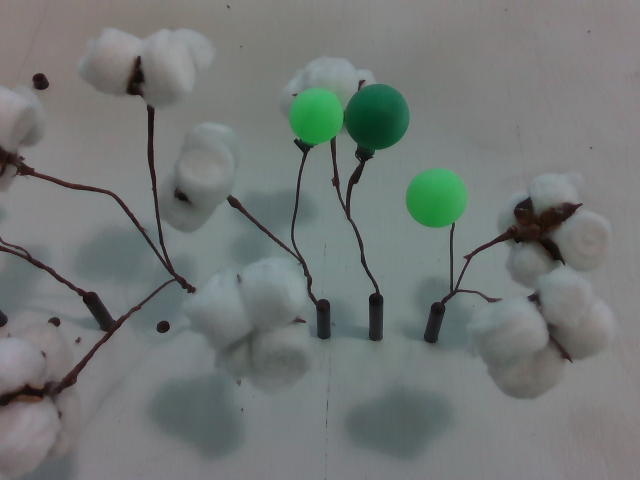
#> input picture ComputerVision/ball mapping/Original_3.png, 640 x 480 px
$ python arc_include_detection.py   (older library calls are emulated)
#> lines starting #> are read from the running program, lines starting #| are printed output that depends on the picture; after the words box and inside, x2 and y2 are one past the last pixel; in counts of white or black regions, pixels touching at a corner belong together
#> further down, frame is the input picture: shape (480, 640, 3); mean B, G, R 117.5, 119.2, 114.1
'''
Create by Haodong Li
2022.7

Mapping unopened boll
1. detect the interested unopened boll by a green mask======>>>center points, radius
2.draw the Houghlines of all pic
3. draw a circle buffer and collect all lines geting from last step, assign a line to a center point
4.assign the line to pole or ignore, assign the center point to the
 '''

# -*- coding: utf-8 -*-
"""
Created on Mon Jun 27 17:25:08 2022
@author: brila
"""

import cv2
import numpy as np
from numpy.linalg import norm
import imutils
import math
import random

from skimage.filters import threshold_otsu
from skimage.morphology import binary_opening, binary_closing, binary_erosion, binary_dilation
import matplotlib.pyplot as plt


def pole_assign(frame):
    # ---------------------------- CODE PARAMETERS ----------------------------
    # -- Edit these parameters to affect how the code will handle detection. --
    method = 0  # method 2 = straight distance for maching, method 1 = center of line for matching, method = 0 ends of lines for matching

    crop_image = 0  # 1 or 0, do or dont crop the image to focus on the center

    show_all_lines = 1  # Also show the unused lines for each ball

    show_mask = 1  # Show the line mask before calculations are made

    pick_sensitivity = 2  # The Ball will not be matched with lines closer than it's
    # radius plus this value in pixels

    exclusion_distance = 90  # If a matched line is farther than this away from a
    # ball dont include it, its likely a bad detection.

    ball_distance = 150  # 150 # The distance from the center pole a ball is allowed to
    # be and still be able to be assigned to the pole

    circle_mask_size = 45  # How large of a radius around each found circle should
    # be included in the line detection range.

    slope_sensitivity = 0.01  # 0 +- this slope range will not be used for matching

    lm = 5  # Number of pixels +- the center posiiton of the ball that will be considered
    # When matching a ball to one of the four cases

    # --------------------------- Mask Color Ranges ---------------------------
    # Pingpong Ball Color Range
    greenLower = (50, 86, 40)
    greenUpper = (100, 255, 255)
    # ----------------------- Line Detection Parameters -----------------------
    low_threshold = 50
    high_threshold = 150
    rho = 1  # distance resolution in pixels of the Hough grid
    theta = np.pi / 180  # 90 # 180  # angular resolution in radians of the Hough grid
    threshold = 30  # minimum number of votes (intersections in Hough grid cell)
    min_line_length = 15  # minimum number of pixels making up a line
    max_line_gap = 3  # maximum gap in pixels between connectable line segments
    # --------------------------------------------------------------------------

    #                                  #code#                         #

    # ------------------------------ Image Input ------------------------------
    frame = imutils.resize(frame,height=480, width=640)
    orig = frame

    (h, w) = frame.shape[:2]
    # Cropping image to only focus on middle pole
    if crop_image == 1:
        frame = frame[0: h, w // 4: w // 2 + w // 4]
    orig = frame

    #EDGE DETECTION - ------------------------------------------------------------
    frame2 = cv2.GaussianBlur(frame, (0, 0), sigmaX=1.2, sigmaY=1.2)
    gray = cv2.cvtColor(frame2, cv2.COLOR_BGR2GRAY)
    hsv = cv2.cvtColor(frame2, cv2.COLOR_BGR2HSV)
#> hsv: shape (480, 640, 3); mean H, S, V 81.6, 21.4, 121.3

    B, G, R = frame2[:, :, 0], frame2[:, :, 1], frame2[:, :, 2]
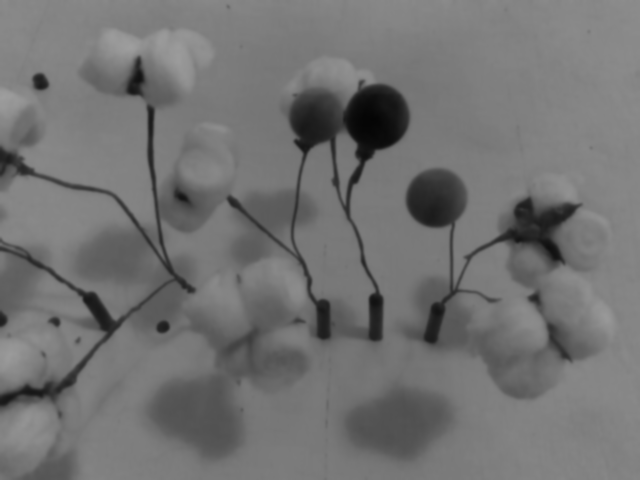
#> R: shape (480, 640); min 4, max 158, mean 114.1
    tR = threshold_otsu(R) - 20
#> tR = 78
    tG = threshold_otsu(G) - 20
#> tG = 80
    tB = threshold_otsu(B) - 20
#> tB = 70
    tg = threshold_otsu(gray) - 20
#> tg = 80
    tv = threshold_otsu(hsv[:, :, 2]) - 20
#> tv = 84
    ts = threshold_otsu(hsv[:, :, 1]) - 20
#> ts = 69
    binary = (R > tR).astype(float) * (G > tG).astype(float) * (B > tB).astype(float) * (gray > tg).astype(float) * \
             (hsv[:, :, 2] > tv).astype(float) + (hsv[:, :, 1] > ts).astype(float)
    binary = binary_opening(binary, np.ones((9, 9)))
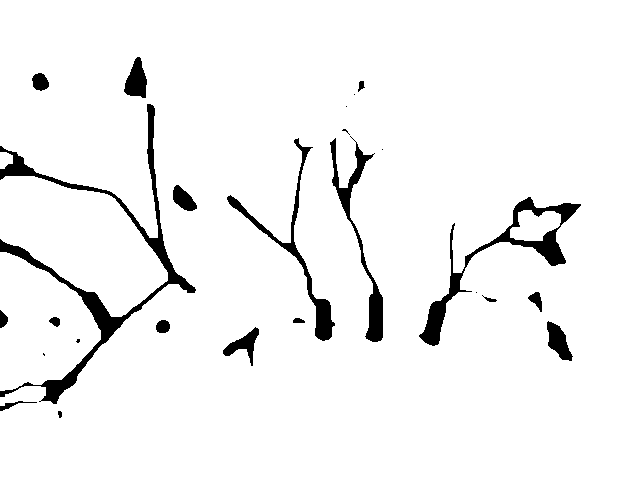
#> binary: shape (480, 640) bool; 95.2% white; 25 black regions (7 under 20 px), largest, box (x1, y1, x2, y2) and area: (0, 104, 196, 404) 5130, (419, 197, 581, 346) 2957, (330, 136, 383, 342) 1828
    binary = binary_closing(binary, np.ones((2, 2)))
#> binary: shape (480, 640) bool; 95.2% white; 24 black regions (3 under 20 px), largest, box (x1, y1, x2, y2) and area: (0, 104, 196, 404) 5010, (330, 139, 383, 342) 1815, (227, 139, 335, 341) 1803

    binary = binary.astype(int)
    # print(binary.shape)

    empty = np.zeros(orig.shape)
    # print(empty.shape)

    h, w = binary.shape
    counter = 0
    for i in range(0, h):
        for j in range(0, w):
            if binary[i, j] == 1:
                empty[i, j, 0] = orig[i, j, 0]
                empty[i, j, 1] = orig[i, j, 1]
                empty[i, j, 2] = orig[i, j, 2]

            else:
                empty[i, j, 0] = 0
                empty[i, j, 1] = 0
                empty[i, j, 2] = 0
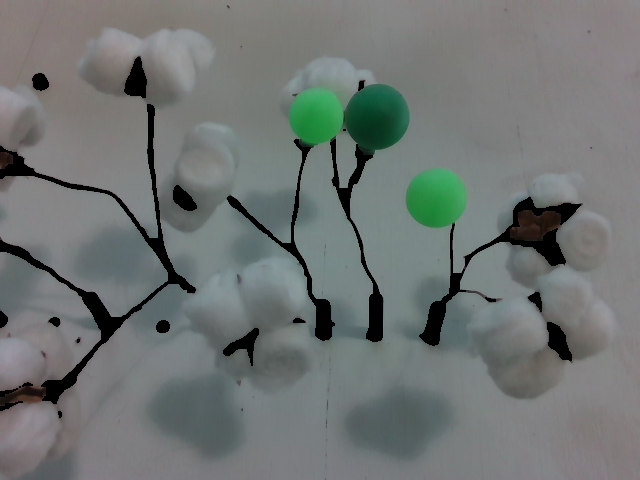
#> empty: shape (480, 640, 3) float64; mean B, G, R 115.1, 116.8, 111.5

    branchmask = cv2.inRange(empty, 0, 255)
    branchresult = cv2.bitwise_and(frame, frame, mask=branchmask)
    edges = cv2.Canny(branchresult.astype(np.uint8), low_threshold, high_threshold)
#> edges: shape (480, 640); 1.9% white in thin lines or dots, all inside (x1, y1, x2, y2) = (0, 56, 581, 418)

    # BALL DETECTION AND DRAWING -------------------------------------------------
    blurred = cv2.GaussianBlur(frame, (45, 45), 0)
    hsv = cv2.cvtColor(blurred, cv2.COLOR_BGR2HSV)
#> hsv: shape (480, 640, 3); mean H, S, V 82.1, 19.6, 121.1
    # construct a mask for the color "green", then perform
    # a series of dilations and erosions to remove any small
    # blobs left in the mask
    GreenMask = cv2.inRange(hsv, greenLower, greenUpper)
#> GreenMask: shape (480, 640); 2.9% white; 2 white regions, box (x1, y1, x2, y2) and area: (288, 86, 408, 151) 5975, (406, 169, 467, 229) 2931
    GreenMask = cv2.erode(GreenMask, None, iterations=2)
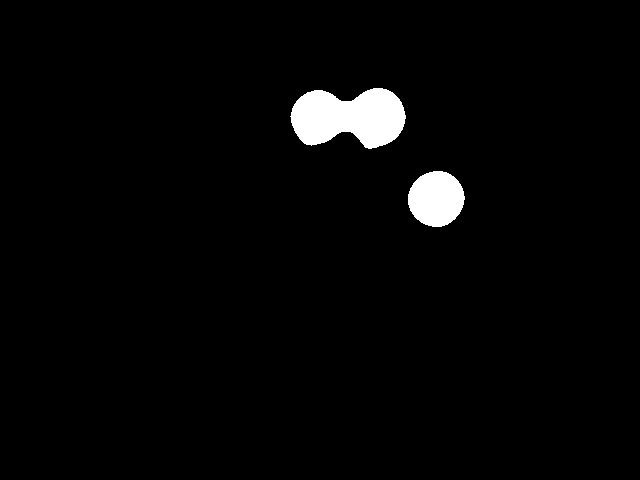
#> GreenMask: shape (480, 640); 2.5% white; 2 white regions, box (x1, y1, x2, y2) and area: (290, 88, 406, 149) 5150, (408, 171, 465, 227) 2463
    GreenMask = cv2.dilate(GreenMask, None, iterations=2)
#> GreenMask: shape (480, 640); 2.9% white; 2 white regions

    cnts = cv2.findContours(GreenMask.copy(), cv2.RETR_EXTERNAL,
                            cv2.CHAIN_APPROX_SIMPLE)
#> cnts = 2 contours; box (x1, y1, x2, y2) and area: (288, 86, 408, 151) 5826, (406, 169, 467, 229) 2844
    cnts = imutils.grab_contours(cnts)
    center = None

    dp = 2
    minDist = 20
    i=0
    print(len(cnts))
#| 2
    if len(cnts) > 0:
        circlemask = np.zeros_like(frame)
        for c in cnts:
            #calculate center and radius of each boll
            ((x, y), radius) = cv2.minEnclosingCircle(c)
            x=int(x)
            y=int(y)
            M = cv2.moments(c)
            center = (int(M["m10"] / M["m00"]), int(M["m01"] / M["m00"]))

            # only proceed if the radius meets a minimum size
            if radius > 10:
            # draw the circle and centroid on the frame,then update the list of tracked points
                #judge if the coutours is a connected boll or not
                gap = abs(float(cv2.contourArea(c)) - 3.141 * radius * radius)
                if gap > 1000:
                    # ### detect the arc and find the center point
                    print('detedt a arc')
                    mask = np.ones(frame.shape[:2], dtype="uint8") * 0
                    cv2.drawContours(mask, c, -1, 255, -1)
                    # show the contours
                    img = cv2.bitwise_and(mask, mask, mask=mask)

                    #connected the countours
                    kernel = cv2.getStructuringElement(cv2.MORPH_RECT, (15, 15))
                    closing = cv2.morphologyEx(img, cv2.MORPH_CLOSE, kernel, iterations=2)

                    circles = cv2.HoughCircles(closing, cv2.HOUGH_GRADIENT, dp, minDist, param1=70, param2=30,
                                               minRadius=0,
                                               maxRadius=40)
                    circles = np.uint16(np.around(circles))
                    print('circles = ',circles)

                    x = 0
                    y = 0
                    if circles.shape[1] > 1:
                        #print(circles)
                        p = circles[0, :, 0]
                        list = p.tolist()

                        for i in range(p.size):
                            list[i] = abs(list[i] - w // 2)
                        #print(list)

                        max_index = list.index(max(list))

                        #print(circles)
                        (x, y) = (circles[0, max_index - 1, 0], circles[0, max_index - 1, 1])
                        radius = circles[0][i][2]

                    print('arc centerpoints and radius=',x, y,radius)

                    # cv2.circle(circlemask, (int(x), int(y)),
                    # int(radius + circle_mask_size), (100, 255, 255), -1)

            cv2.circle(circlemask, (int(x), int(y)),
                       int(radius + circle_mask_size), (100, 255, 255), -1)
            print('boll centerpoints and radius=',x, y,radius)
            i=+1
            print(i)
#> this loop made 2 passes
#> (center, gap, circles, max_index) on pass 2: ((348, 117), 5323, [[377, 115, 30], [317, 115, 28]], 0)
#> (printed output is left out)
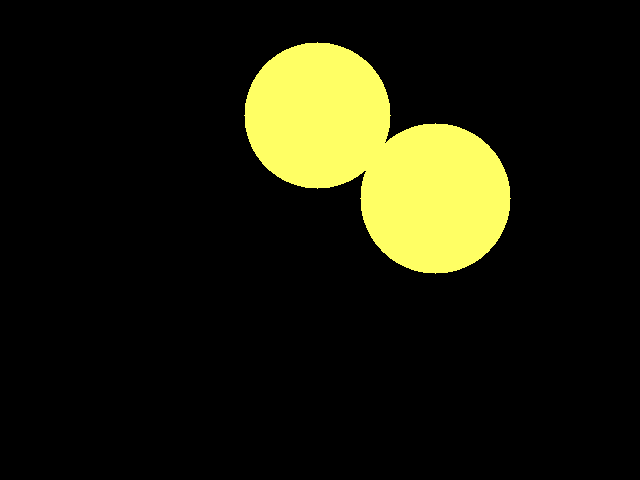
#> circlemask: shape (480, 640, 3); mean B, G, R 11.2, 28.5, 28.5
#> after the loop, gap = 5323; list = [57, 3]; max_index = 0
        # Applying Circle Mask
        greencirclemask = cv2.inRange(circlemask, greenLower, greenUpper)
#> greencirclemask: shape (480, 640); 11.2% white; 1 white region, box (x1, y1, x2, y2) and area: (244, 42, 511, 274) 34309
        greenresult = cv2.bitwise_and(frame, frame, mask=greencirclemask)
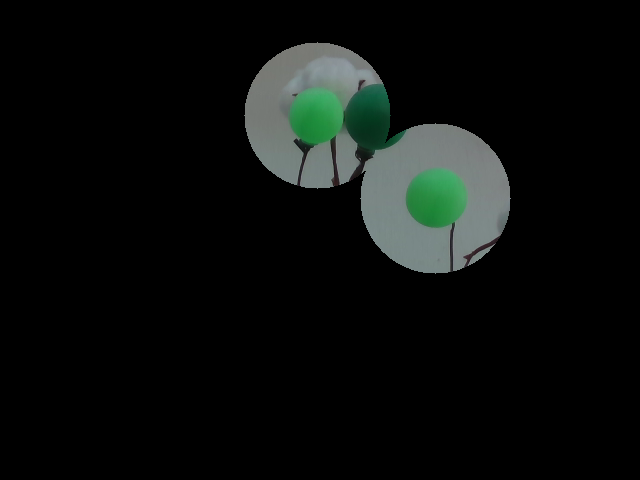
#> greenresult: shape (480, 640, 3); mean B, G, R 12.5, 14, 11.1

        # BRANCH DETECTION -----------------------------------------------------------
        # Run Hough on edge detected image
        # Output "lines" is an array containing endpoints of detected line segments
        lines = cv2.HoughLinesP(edges, rho, theta, threshold, np.array([]),
                                min_line_length, max_line_gap)
#> lines = 74 rows, first 6: [137, 311, 163, 287], [158, 197, 160, 215], [159, 287, 176, 272], [147, 146, 153, 201], [247, 212, 293, 252], [59, 382, 107, 333]

        try:
            if show_mask == 1:
                cv2.imshow("mask", edges)  # binary.astype(np.float))
                cv2.waitKey(0)

                cv2.imshow("mask", empty)  # binary.astype(np.float))
                cv2.waitKey(0)
        except:
            print("Could not find any lines!")
            return

        dist = 50000  # an impossibly high starting distance
        # Empty Saved line coordinates
        xs1 = 0
        ys1 = 0
        xs2 = 0
        ys2 = 0

        # Finding the closest line to this iteration's center
        for line in lines:
            for x1, y1, x2, y2 in line:

                testdist = 0

                if method == 1:
                    # Calculating distance from current center to current line
                    testpoint = [(x1 + x2) / 2, (y1 + y2) / 2]
                    testdist = math.dist(center, testpoint)

                elif method == 2:
                    # straight distance from current line to current line
                    line_point1 = np.array([x1, y1])
                    line_point2 = np.array([x2, y2])
                    vec1 = line_point1 - center
                    vec2 = line_point2 - center
                    testdist = np.abs(np.cross(vec1, vec2)) / np.linalg.norm(line_point1 - line_point2)


                else:
                    # Using the closest point of the line to the center of the ball instead
                    dist1 = math.dist(center, [x1, y1])
                    dist2 = math.dist(center, [x2, y2])

                    testdist = min(dist1, dist2)

                test_slope = (y2 - y1) / (x2 - x1)

                # Checking for slope sensitivty to NOT use this line if its outside of these parameters
                if (test_slope > -1 * slope_sensitivity) and (test_slope < slope_sensitivity):
                    continue

                # If a closer line was found update our "closest" line for
                # this center
                if testdist < dist and testdist > radius + pick_sensitivity:
                    dist = testdist
                    xs1 = x1
                    ys1 = y1
                    xs2 = x2
                    ys2 = y2

            # POLE ASSIGNMENT AND SLOPE DETECTION ----------------------------------------

            found_balls = []
            # Checking to see if found line is reasonably close enough
            if dist > exclusion_distance:
                continue

            # Cheking to see if current ball is reasonably close enough
            if center[0] > w // 2 + ball_distance or center[0] < w // 2 - ball_distance:
                continue

            # Drawing things on the orignal image based on found lines/centers

            # Slope Calculation
            slope = round((ys2 - ys1) / (xs2 - xs1), 2)

            # Getting a new random color for this match
            # if center[1] < (ys1 + ys2) / 2 and (slope > 0 and center[0] < w//2) or (slope < 0 and center[0] > w//2):
            if (slope > 0 and center[0] > w // 2 and center[0] > xs1 - lm) or (
                    slope < 0 and center[0] > w // 2 and center[0] > xs1 - lm) or (
                    slope < 0 and center[0] < w // 2 and center[0] < xs1 + lm) or (
                    slope > 0 and center[0] < w // 2 and center[0] < xs1 + lm):
                # If these slopes, then this ball belongs to the center pole
                randcolor = (0, 0, 255)
                # Adding to list of centers beloning to the center pole
                found_balls.append(center)
            else:
                randcolor = (random.randint(100, 255),
                             random.randint(100, 255),
                             random.randint(100, 255))

            # Drawing this matching center/line on original image
            cv2.circle(orig, (int(x), int(y)), int(radius), randcolor, 2)
            cv2.circle(orig, center, 3, randcolor, -1)
            cv2.line(orig, (xs1, ys1), (xs2, ys2), randcolor, 2)

            # PRINTING SLOPE OF EACH LINE
            # Using cv2.putText()
            new_image = cv2.putText(
                img=orig,
                text=str(slope * -1),  # str(round(dist,2)),
                org=(xs1, ys1),
                fontFace=cv2.FONT_ITALIC,
                fontScale=0.5,
                color=randcolor,
                thickness=2)
#> this loop made 74 passes
#> (line, slope, randcolor) on passes 27 to 34: ([[338, 181, 343, 203]], 4.4, (0, 0, 255)), ([[237, 209, 252, 222]], 4.4, (0, 0, 255)), ([[51, 275, 77, 292]], 4.4, (0, 0, 255)), ([[356, 233, 361, 250]], 4.4, (0, 0, 255)), ([[116, 320, 154, 291]], 4.4, (0, 0, 255)), ([[465, 256, 515, 226]], 4.4, (0, 0, 255)), ([[546, 210, 562, 210]], 4.4, (0, 0, 255)), ([[450, 276, 450, 238]], 4.4, (0, 0, 255))
#> after the loop, dist = 47.93; xs1 = 359; xs2 = 367; ys1 = 179; ys2 = 161

    # Drawing Center Circle (Or Line)
    # cv2.circle(orig, (w//2, h//2), 5, (0,0,255), -1)
    cv2.line(orig, (w // 2, h), (w // 2, 0), (0, 0, 255), 1)
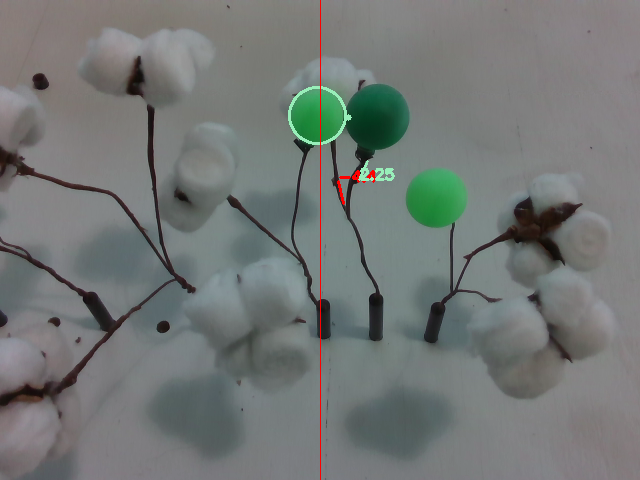
#> orig: shape (480, 640, 3); mean B, G, R 117.5, 119.2, 114.7

    print("Ball coordinates belonging to center pole: ")
    print(found_balls)
    print("Balls displayed in red belong to the center pole")

    cv2.imshow("mask", orig)
    cv2.waitKey(0)

    return found_balls


frame = cv2.imread('Original_3.png')
BALLZ = pole_assign(frame)
#> BALLZ = []

$ run again, with ComputerVision/ball mapping/Original_4.png copied over ComputerVision/ball mapping/Original_3.png
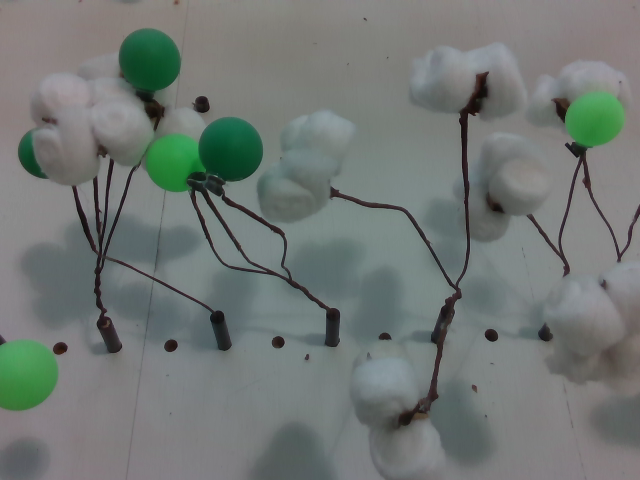
#> input picture ComputerVision/ball mapping/Original_4.png, 640 x 480 px
#> frame is the input picture: shape (480, 640, 3); mean B, G, R 116, 119.1, 112.6
#> tR = 80
#> tG = 87
#> tB = 78
#> tg = 86
#> tv = 90
#> ts = 70
#> branchmask: shape (480, 640); 6.3% white; 32 white regions (5 under 20 px), largest, box (x1, y1, x2, y2) and area: (329, 72, 493, 438) 5402, (72, 139, 232, 354) 4741, (190, 176, 340, 348) 3305
#> edges: shape (480, 640); 2.4% white in thin lines or dots, all inside (x1, y1, x2, y2) = (0, 68, 640, 480)
#> cnts = 5 contours; box (x1, y1, x2, y2) and area: (144, 118, 262, 192) 5858, (0, 344, 55, 407) 2873, (123, 33, 179, 94) 2570, (566, 96, 620, 147) 2074, (24, 148, 33, 164) 96
#| 5
#> the loop in pole_assign, `for c in cnts:` made 5 passes
#> (center, gap, circles, max_index) on pass 3: ((203, 155), 5175.3, [[231, 151, 30], [177, 163, 30]], 1)
#> (printed output is left out)
#> after the loop in pole_assign, `for c in cnts:`:
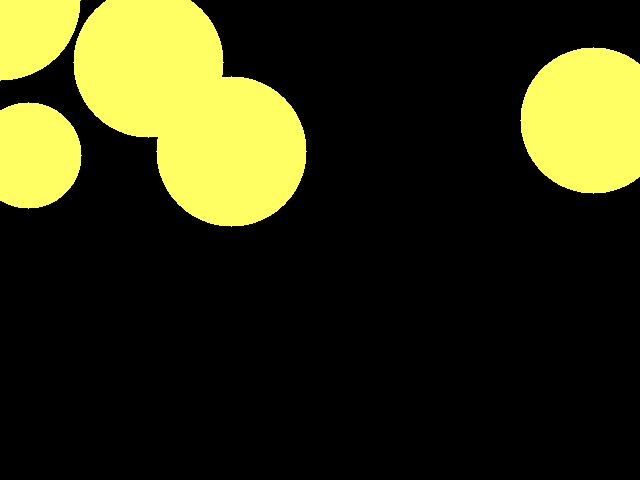
#> circlemask: shape (480, 640, 3); mean B, G, R 19.5, 49.8, 49.8
#> after the loop in pole_assign, `for c in cnts:`: gap = 390.4; list = [89, 143]; max_index = 1
#> greencirclemask: shape (480, 640); 19.5% white; 4 white regions, box (x1, y1, x2, y2) and area: (73, 0, 307, 227) 32935, (520, 47, 640, 194) 14656, (0, 102, 82, 209) 7272, (0, 0, 81, 81) 5101
#> lines = 92 rows, first 6: [146, 273, 193, 297], [109, 247, 130, 184], [203, 197, 237, 250], [459, 277, 465, 251], [103, 253, 122, 193], [128, 267, 200, 304]
#> the loop in pole_assign, `for line in lines:` made 92 passes
#> after the loop in pole_assign, `for line in lines:`: dist = 33.14; xs1 = 152; xs2 = 166; ys1 = 95; ys2 = 113
#> in pole_assign, `cv2.line(orig, (w // 2, h), (w // 2, 0), (0, 0, 255), 1)`:
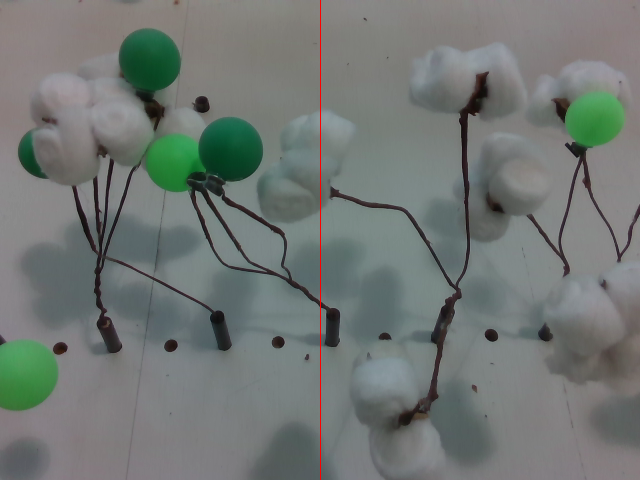
#> orig: shape (480, 640, 3); 0.16% of pixels changed, all inside (x1, y1, x2, y2) = (320, 0, 321, 480)
#> BALLZ = []
